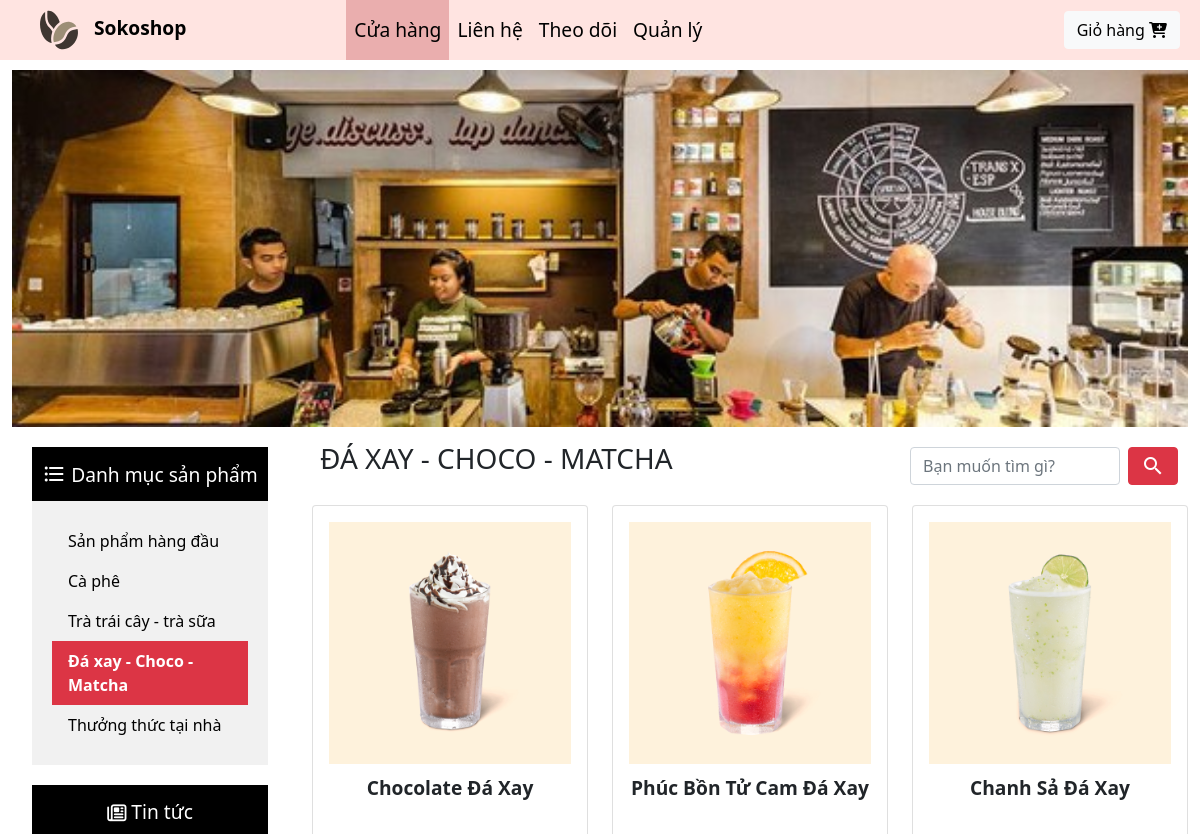
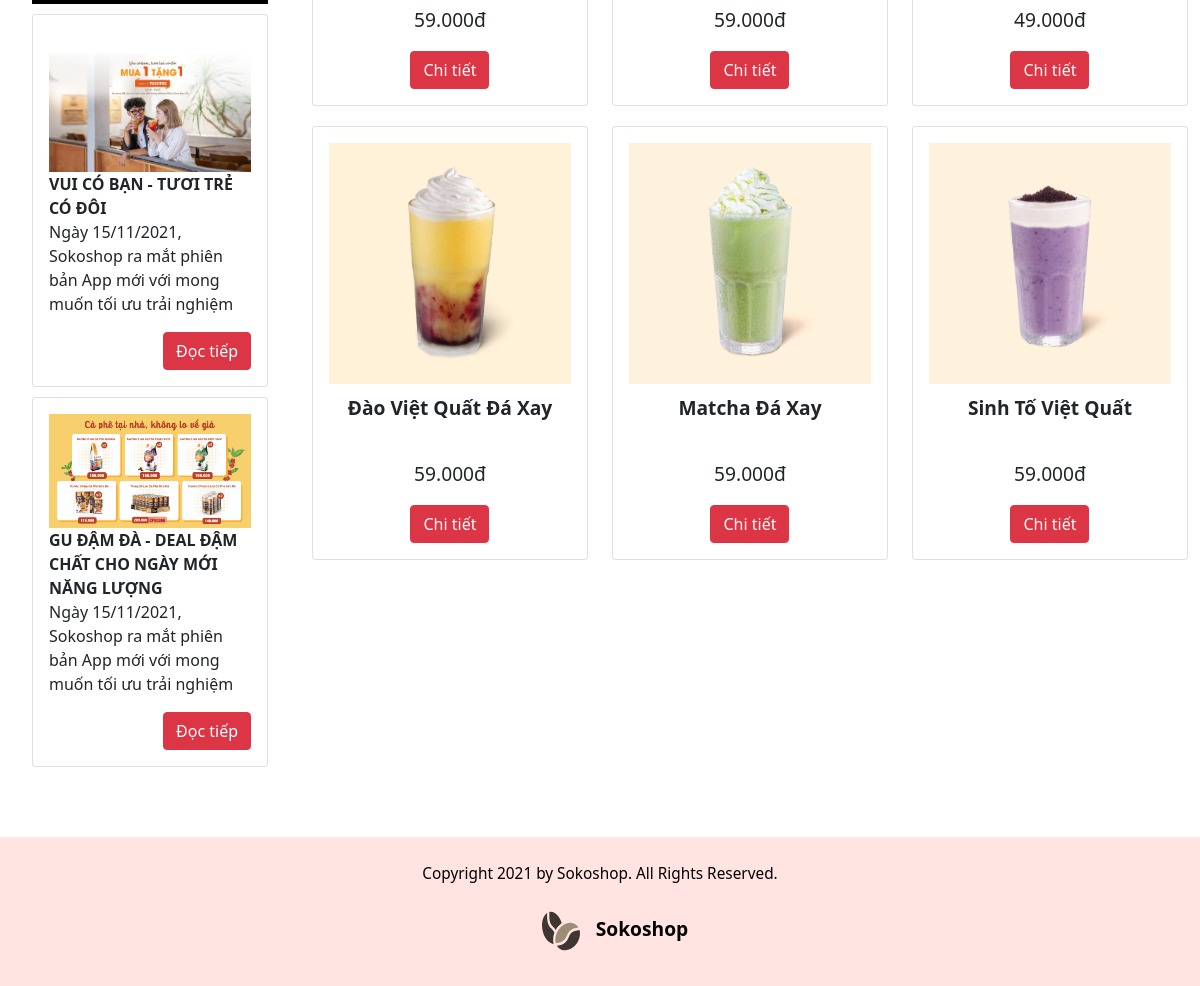
The page /Tan_Toan/ice_blended.php on the database its author committed (2 pictures, top to bottom).
### tables this page shows
CREATE TABLE `product` (
  `PID` char(5) NOT NULL PRIMARY KEY,
  `PRO_NAME` varchar(100)  NULL,
  `PRICE` int  NULL,
  `QUANTITY` int  NULL,
  `FUND` int  NULL,
  `IMAGE_URL` text,
  `TITLE` text,
  `DESCR` text,
  `CAT_NAME` varchar(100) NOT NULL,
  `TOP_PRO` tinyint(1)  NULL
);

### Tan_Toan/ice_blended.php (the view, shortened to what this page needs)
<!doctype html>
<html lang="en">
<head>
    <link type="text/css" rel="stylesheet"
        href="https://cdn.jsdelivr.net/npm/bootstrap@5.1.1/dist/css/bootstrap.min.css">
    <link rel="stylesheet" href="https://cdnjs.cloudflare.com/ajax/libs/font-awesome/4.7.0/css/font-awesome.min.css">
    <link rel='stylesheet prefetch' href='https://netdna.bootstrapcdn.com/font-awesome/3.2.1/css/font-awesome.css'>
    <link type="text/css" rel="stylesheet" href="style.css">
</head>
<body>
    <div class="navbar navbar-expand-md navHome">
        <div class="logo navbar-brand">
            <img id="logo" src="../IMAGE/logo.svg" alt="Logo"> Sokoshop
        </div>
        <div class="collapse navbar-collapse listNav" id="mynavbar">
            <ul class="navbar-nav me-auto">
                <li class="nav-item"><a class="nav-link active" href="#">Cửa hàng</a></li>
                <li class="nav-item"><a class="nav-link" href="#">Liên hệ</a></li>
                <li class="nav-item"><a class="nav-link" href="#">Theo dõi</a></li>
                <li class="nav-item"><a class="nav-link" href="../Thanh/html/login.html">Quản lý</a></li>
            </ul>
            <form class="d-flex cart">
                <button type="button" class="btn btn-light cartButton" data-bs-toggle="modal"
                    data-bs-target="#myCart">Giỏ hàng <i class="fa fa-cart-plus cart-icon"></i></button>
            </form>
        </div>
    </div>
    <div class="container-fluid">
        <div class="row">
            <img id="largeImage" src="../IMAGE/caphe.jpg" alt="Large image" style="width:100%">
        </div>
        <div class="row content">
            <div class="col-xl-3 col-lg-4 col-12 first">
                <div class="category">
                    <h4><i class="material-icons">format_list_bulleted</i> Danh mục sản phẩm</h4>
                    <ul>
                        <li><a href="top_products.php">Sản phẩm hàng đầu</a></li>
                        <li><a href="coffee.php">Cà phê</a></li>
                        <li><a href="tea.php">Trà trái cây - trà sữa</a></li>
                        <li><a class="active">Đá xay - Choco - Matcha</a></li>
                        <li><a href="enjoy_at_home.php">Thưởng thức tại nhà</a></li>
                    </ul>
                </div>
                <div class="news">
                    <h4><i class="fa fa-newspaper-o"></i> Tin tức</h4>
                    <div class="card">
                        <div class="card-body">
                            <img class="imageCard" src="../IMAGE/news1.jpg" alt="Card image" style="width:100%">
                            <p class="card-text">
                                <span style="font-weight:bold;">VUI CÓ BẠN - TƯƠI TRẺ CÓ ĐÔI</span><br>
                                Ngày 15/11/2021, Sokoshop ra mắt phiên bản App mới với mong muốn tối ưu trải nghiệm
                            </p>
                            <button type="button" class="btn btn-danger">Đọc tiếp</button>
                        </div>
                    </div>
                    <div class="card">
                        <div class="card-body">
                            <img class="imageCard" src="../IMAGE/news2.jpg" alt="Card image" style="width:100%">
                            <p class="card-text">
                                <span style="font-weight:bold;">GU ĐẬM ĐÀ - DEAL ĐẬM CHẤT CHO NGÀY MỚI NĂNG
                                    LƯỢNG</span><br>
                                Ngày 15/11/2021, Sokoshop ra mắt phiên bản App mới với mong muốn tối ưu trải nghiệm
                            </p>
                            <button type="button" class="btn btn-danger">Đọc tiếp</button>
                        </div>
                    </div>
                </div>
            </div>
            <div class="col-xl-9 col-lg-8 col-12 second">
                <div class="row">
                    <div class="col-md-7 col-12 mainHeader">
                        <h3>ĐÁ XAY - CHOCO - MATCHA</h3>
                    </div>
                    <div class="col-md-5 col-12 search">
                        <form action="search.php" class="d-flex searchTool" method="GET">
                            <input class="form-control me-2" type="text" name="search" placeholder="Bạn muốn tìm gì?">
                            <button class="btn btn-danger" type="submit"><i class="material-icons">search</i></button>
                        </form>
                    </div>
                </div>
                <div class="row">
                    <?php
                $servername = "localhost";
                $username = "root";
                $password = "";
                $dbname = "sokoshop";
                $conn = new mysqli($servername, $username, $password, $dbname);
                $sql = "select * from PRODUCT where CAT_NAME = 'Đá Xay - Choco - Matcha'";
                $result = $conn->query($sql);
                while ($row = mysqli_fetch_assoc($result)) {
                    echo '<div class="col-xl-4 col-lg-6 col-md-4 col-lg-offset-1 col-sm-6 col-12">
                                            <div class="card">
                                                <div class="card-body">
                                                    <img class="imageCard" src=' . $row["IMAGE_URL"] . ' alt="Card image" style="width:100%">
                                                    <div class="card-text">
                                                        <p class="pro_name">' . $row["PRO_NAME"] . '</p>
                                                        <p class="pro_price">' . $row["PRICE"] / 1000 . '.' . '000' . 'đ</p>
                                                    </div>
                                                    <button type="button" class="btn btn-danger" data-bs-toggle="modal" data-bs-target=' . '#'.'detail'. $row["PID"] . '>Chi tiết</button>
                                                </div>
                                            </div>
                                        </div>';
                }
            ?>
                </div>
            </div>
        </div>
    </div>
    <footer>
        <div class="logoFooter">
            <p>Copyright 2021 by Sokoshop. All Rights Reserved.</p>
            <img id="logo" src="../IMAGE/logo.svg" alt="Logo"> Sokoshop
        </div>
    </footer>
</body>
</html>

### Tan_Toan/style.css (style rules this page uses)
.logo { margin: 0px 10px; padding-right: 150px; font-size: 1.2em; color: black; font-weight: bold; }
#logo { height: 40px; margin: 10px 10px 10px 30px; }
.navHome { background-color: #FFE4E1; height: 60px; }
.listNav, .cart { margin: 0; padding: 0; }
.listNav ul { list-style-type: none; margin: 0; padding: 0; overflow: hidden; background-color: #FFE4E1; }
.listNav li { float: left; }
.listNav li a { display: block; color: black; font-size: 1.2em; text-align: center; line-height: 20px; padding: 20px; text-decoration: none; }
.listNav .active { background-color: #EAAEAE; }
#largeImage { margin-top: 10px; }
.content { background-color: white; }
.cartButton { float: right; margin: 10px 20px; }
.category, .news { margin: 20px; }
.category ul { list-style-type: none; margin: 0; padding: 20px; width: 100%; background-color: #f1f1f1; }
.category li a { display: block; color: #000; padding: 8px 16px; text-decoration: none; margin: 0; }
.category li a.active { background-color: #DC3545; color: white; font-weight: bold; text-decoration: none; }
.category i, .news i { color: white; vertical-align: bottom; }
.second i { vertical-align: bottom; }
.second .card { margin-bottom: 20px; text-align: center; transition: all 0.5s; }
.first .card { margin-top: 10px; }
.first button { float: right; }
.second .card-text { font-size: 1.2em; margin-top: 10px; }
.category h4, .news h4 { font-size: 1.2em; background-color: black; color: white; text-align: center; padding: 15px 0px; margin: 0; }
.mainHeader { padding: 15px 20px; }
.searchTool { margin: 20px 10px; float: right; }
.searchTool input { width: 300px; }
.nav-item { background-color: #EAAEAE; border-top-left-radius: 5px; border-top-right-radius: 5px; }
.nav-link { color: black; }
.logoFooter { padding: 10px 30px; font-size: 1.2em; color: black; font-weight: bold; }
footer p { font-weight: normal; font-size: 0.8em; }
footer { padding: 15px; color: black; text-align: center; background-color: #FFE4E1; }
.pro_name { height: 50px; font-weight: bold; }
@media screen and (max-width: 1200px) { .searchTool input { max-width: 210px; } }
.nav-item { border-radius: 0 !important; background-color: #FFE4E1; }
.cart { background-color: #FFE4E1; }
footer { margin-top: 50px; }

### rows shown on the page
product: IMAGE_URL (picture), PRO_NAME "Chocolate Đá Xay", $row['PRICE']/1000 "59"
product: IMAGE_URL (picture), PRO_NAME "Phúc Bồn Tử Cam Đá Xay", $row['PRICE']/1000 "59"
product: IMAGE_URL (picture), PRO_NAME "Chanh Sả Đá Xay", $row['PRICE']/1000 "49"
product: IMAGE_URL (picture), PRO_NAME "Đào Việt Quất Đá Xay", $row['PRICE']/1000 "59"
product: IMAGE_URL (picture), PRO_NAME "Matcha Đá Xay", $row['PRICE']/1000 "59"
product: IMAGE_URL (picture), PRO_NAME "Sinh Tố Việt Quất", $row['PRICE']/1000 "59"
